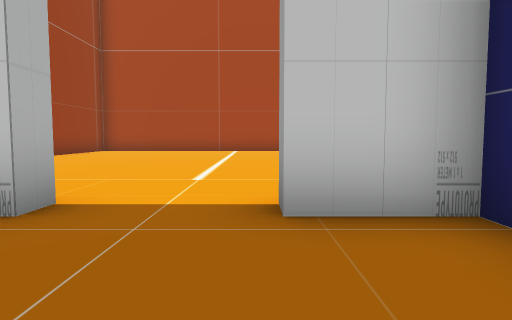
View 1 (above)

22 first-person views from a walk through a Unity game level. The camera is 1.2 m above the floor, tilts 4° down and sees 75° across. Doors are open. The floor is counted in squares, 2 m on a side. Each view is taken from the middle of a square. On the plan, view 1 faces up. The plan holds only what a view shows up to about 10 squares ahead; the rest is blank. The place goes on beyond the plan. The player character is not drawn. Some surface patterns are stand-ins.

View 2
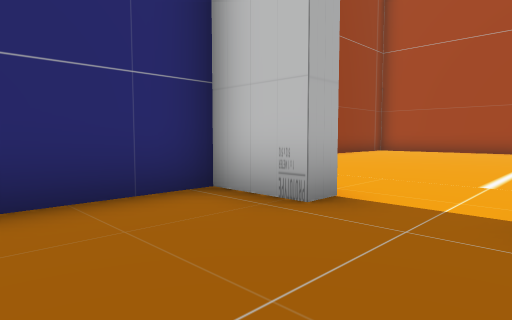

View 3
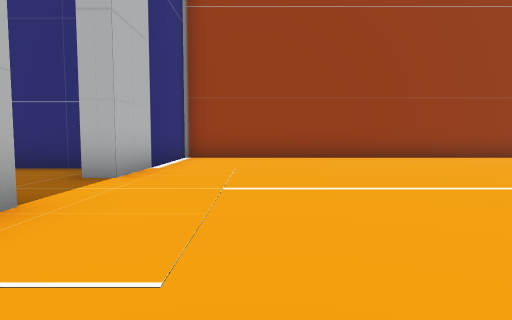

View 4
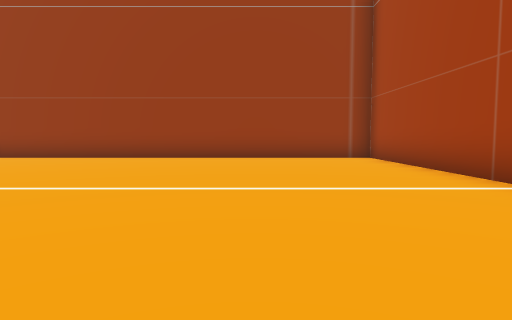

View 5
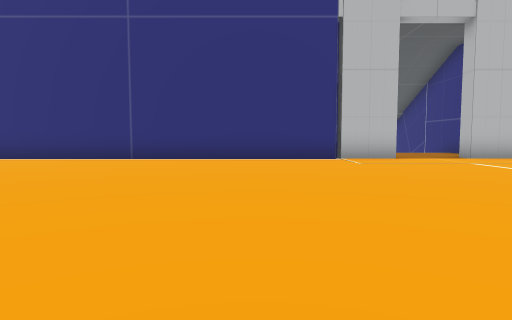

View 6
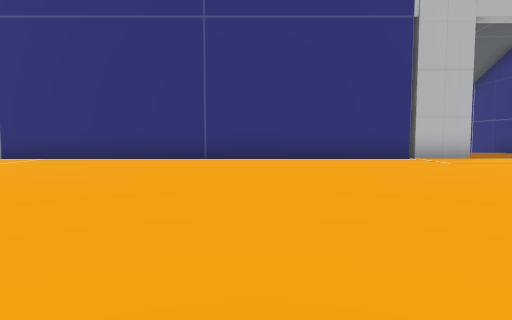

View 7
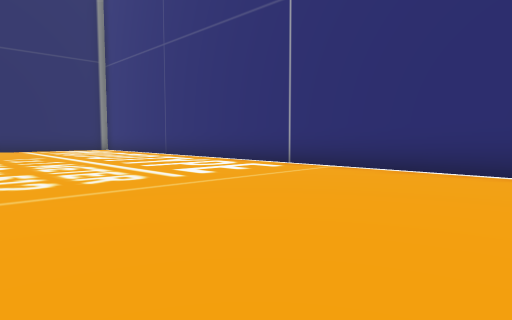

View 8
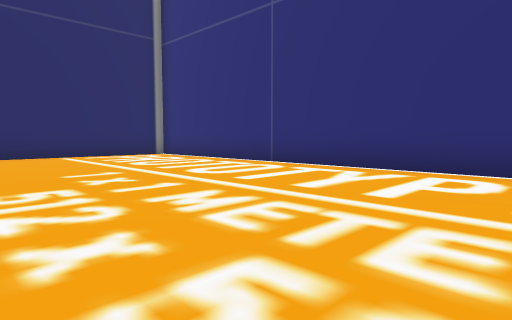

View 9
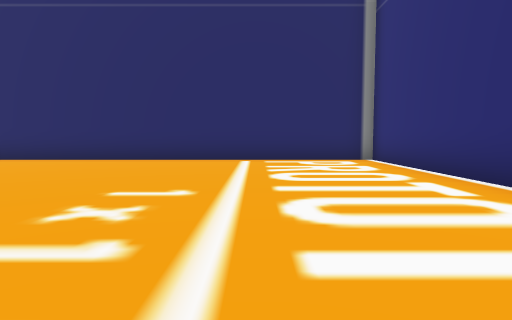

View 10
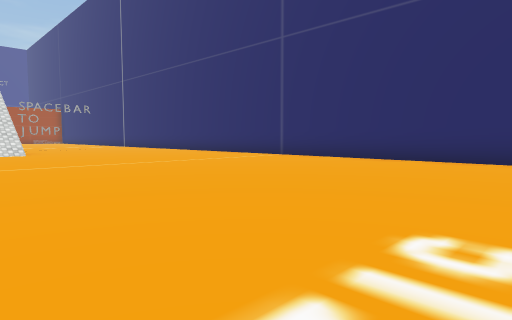

View 11
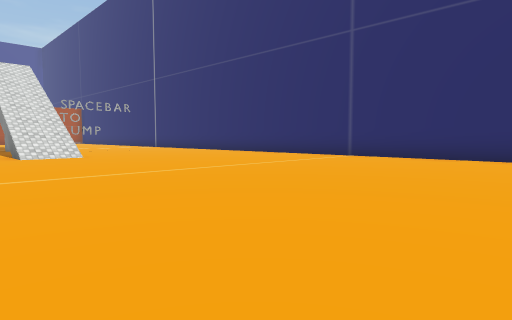

View 12
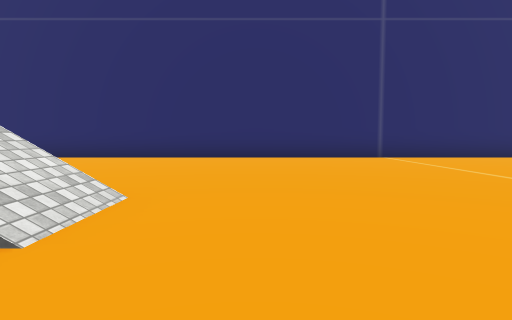

View 13
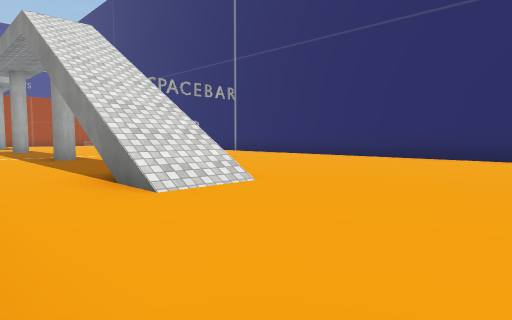

View 14
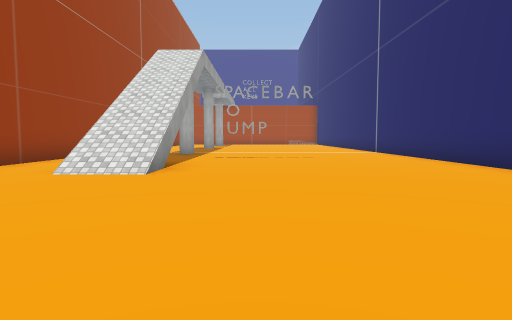

View 15
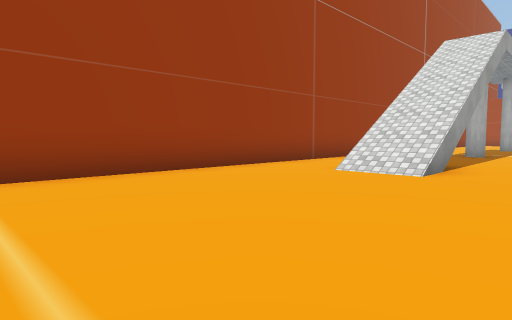

View 16
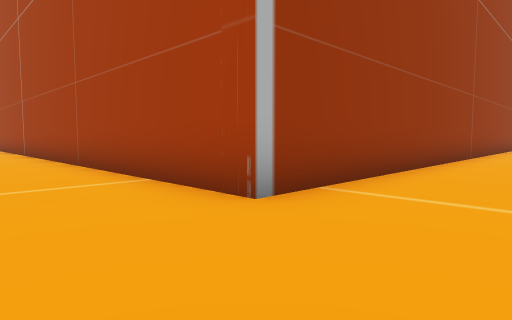

View 17
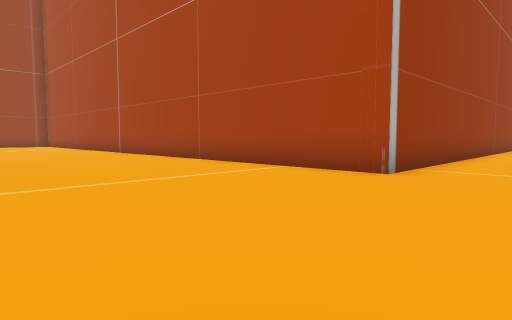

View 18
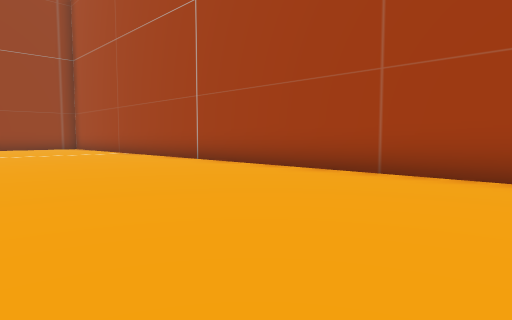

View 19
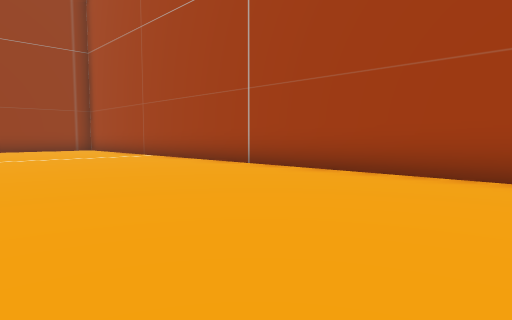

View 20
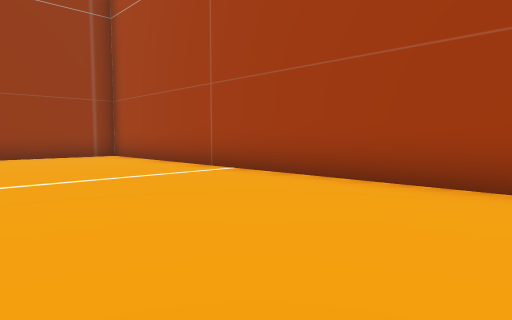

View 21
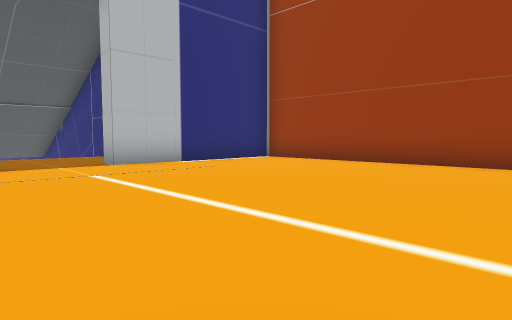

View 22
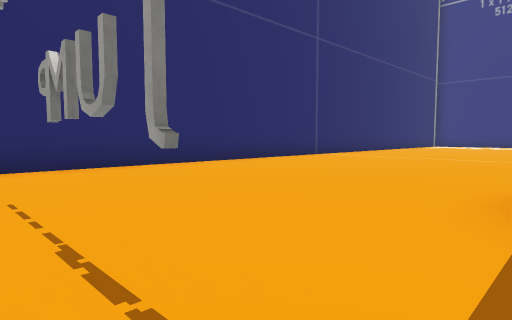

### Floor plan
Points are (right, up) in squares from view 1. A wall is a line through its corners. A room is listed if a view was taken in it or the views show most of it. See-through windows are left out.
Room 1 (views 1, 2)
walls: (-1.8, 2.5) (-3.2, 2.5) (-3.2, 0.4); (1.8, 2.5) (0.2, 2.5)
ways out: open door at (-1, 3) to room 2
Room 2 (views 3, 4, 5, 6, 7, 8, 9, 10, 11, 12, 13, 14, 15, 16, 17, 18, 19, 20, 21, 22)
walls: (13.8, 25.1) (13.8, 14.3) (-6.5, 14.3) (-6.5, 3) (-1.8, 3); (0.2, 3) (23.7, 3) (23.7, 25.5)
ways out: open door at (-1, 3) to room 1
objects: other object (18, 24); other object (19, 25)

Where each view was taken, in squares from view 1:
view 1: 0 up, 0 right, facing up
view 2: 0 up, 0 right, facing up-left
view 3: 5 up, 3 right, facing left
view 4: 11 up, 3 right, facing left
view 5: 12 up, 4 right, facing down
view 6: 12 up, 6 right, facing down
view 7: 9 up, 8 right, facing down-right
view 8: 9 up, 13 right, facing down-right
view 9: 6 up, 15 right, facing right
view 10: 8 up, 15 right, facing up-right
view 11: 10 up, 14 right, facing up-right
view 12: 19 up, 14 right, facing right
view 13: 17 up, 14 right, facing up-right
view 14: 15 up, 19 right, facing up
view 15: 15 up, 19 right, facing up-left
view 16: 12 up, 16 right, facing up-left
view 17: 9 up, 16 right, facing up-left
view 18: 9 up, 11 right, facing up-left
view 19: 9 up, 9 right, facing up-left
view 20: 10 up, 4 right, facing up-left
view 21: 10 up, 1 right, facing down-left
view 22: 25 up, 17 right, facing down-right
